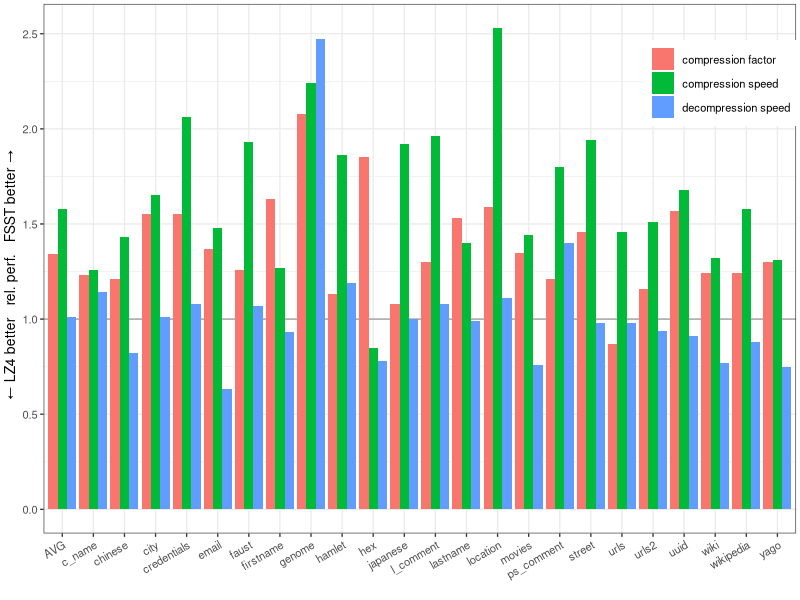
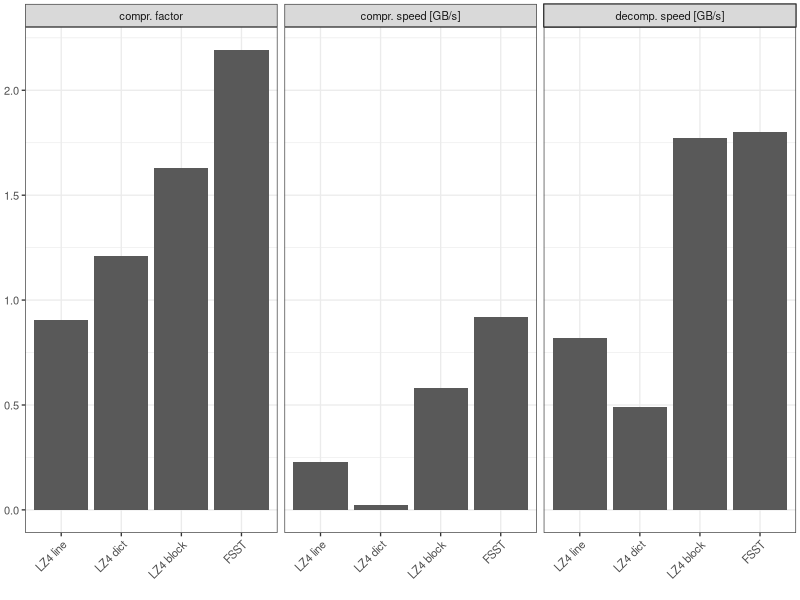
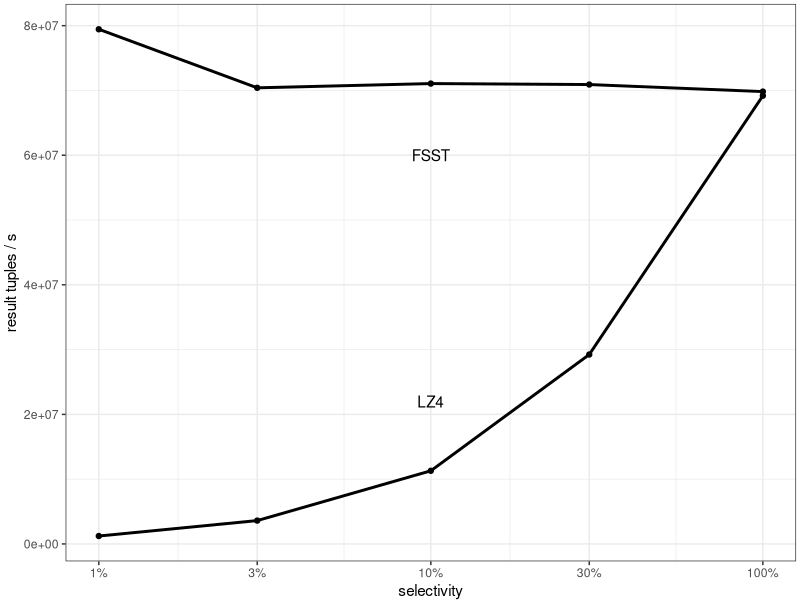
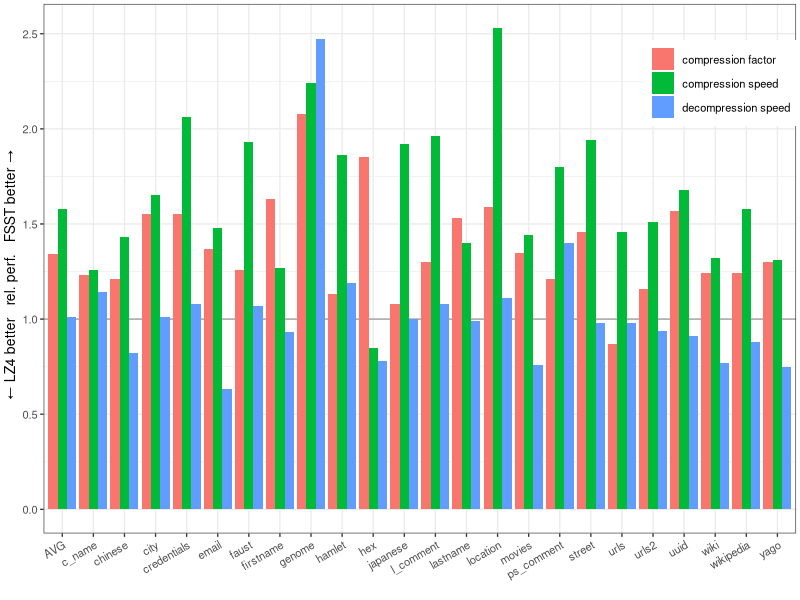
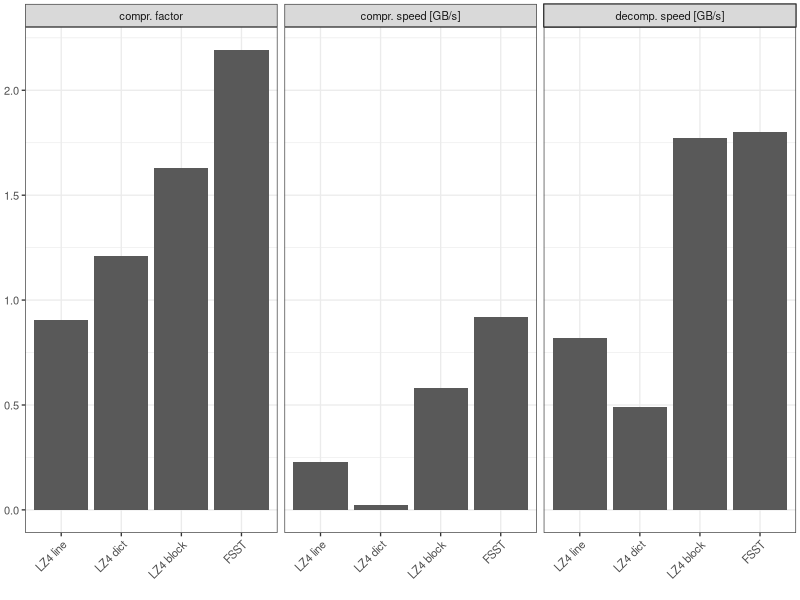
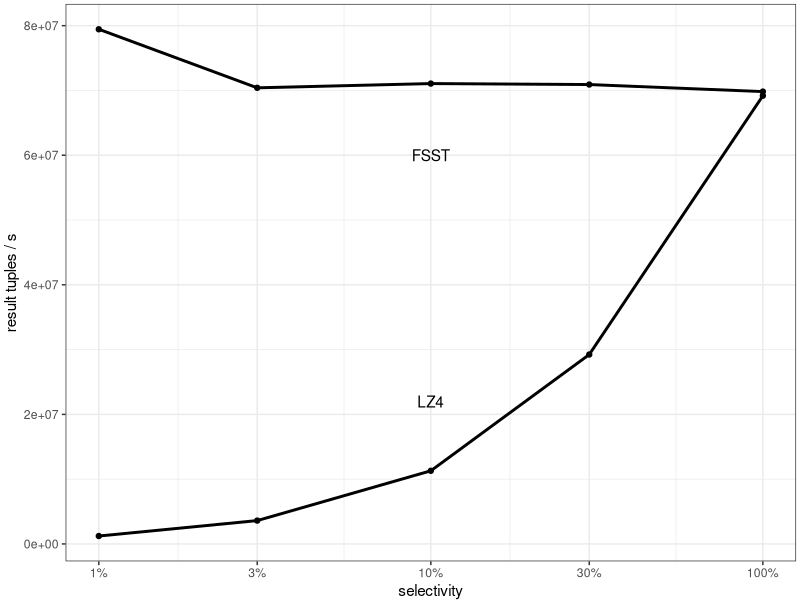

R code for these plots, in order:
## apt install libcairo2-dev
## install R packages: install.packages(c('ggplot2', 'sqldf', 'Cairo'))

library(ggplot2)
library(sqldf)
library(Cairo)

#### FSST vs LZ4 relative

d = read.table('results/FSST-vs-LZ4.csv', header = TRUE)
d = sqldf("
select file, \"solo.crate\" as value, 'compression factor' as metric from d
union all
select file, \"solo.cMB.s\", 'compression speed' from d
union all
select file, \"dMB.s\", 'decompression speed' from d
")
d2 = read.table('results/fullblock.csv', header = TRUE)
d2 = sqldf("select file, file||'\n('||round(\"FSST.brate\",2) ||' '|| round(\"FSST.bMB.s\"/1024,2) ||' '|| round(\"FSST.dMB.s\"/1024, 2)||')' as lbl from d2 file")
d = sqldf("select d.file, value, metric, lbl as file2 from d join d2 on  d.file = d2.file")
ggplot(aes(file, value/100, fill=metric), data=d) +
    geom_hline(yintercept=1, color = 'darkgrey') +
    geom_bar(stat="identity", position = "dodge") +
#    ggtitle('FSST vs. LZ4 in file mode') +
    xlab('') +
    ylab("← LZ4 better   rel. perf.   FSST better →   ") +
    theme_bw(10) +
    theme(plot.margin = unit(c(0.1,.1,0,.1), "cm")) +
    theme(axis.text.x = element_text(angle = 30, hjust = 1)) +
    theme(legend.title = element_blank()) +
#    theme(legend.background = element_blank()) +
    theme(legend.position = c(0.90, 0.85))
ggsave(filename = 'results/fsstvslz4.pdf', device = cairo_pdf, width=8, height=3.1)

#### FSST absolute
d = read.table('results/fullblock.csv', header = TRUE)
d = sqldf("select file, round(\"FSST.brate\",2) as factor, round(\"FSST.bMB.s\"/1024,2) as cspeed, round(\"FSST.dMB.s\"/1024, 2) as dspeed from d order by file")

#### line vs block

d = read.table('results/line.csv', header = TRUE)
d = sqldf("
select scheme, \"crate\" as value, 'compr. factor' as metric from d union all
select scheme, \"cMB.s\", 'compr. speed [GB/s]' from d union all
select scheme, \"dMB.s\", 'decomp. speed [GB/s]' from d")
d$scheme=ordered(d$scheme, levels=c('LZ4line','LZ4dict','LZ4','FSST'), labels=c('LZ4 line','LZ4 dict','LZ4 block','FSST'))
ggplot(aes(scheme, value, group=metric), data=d) +
    geom_bar(stat="identity", position = "dodge") +
    facet_grid(. ~ metric) +
    xlab('') +
    ylab('') +
#    ggtitle('individual strings vs. blocks [geomean]') +
    theme_bw(10) +
    theme(axis.title.y = element_blank()) +
    theme(axis.text.x = element_text(angle = 45, hjust = 1)) +
    theme(plot.margin = unit(c(0.1,.1,0,.1), "cm")) +
    theme(legend.position="none")
ggsave(filename = 'results/linevsblock.pdf', device = cairo_pdf, width=4, height=2)

### filtertest, selectivity

d = read.table('results/filter.csv', header = TRUE)
d = sqldf("
select sel, lz4 as value, 'LZ4' as scheme from d union all
select sel, fsst as value, 'FSST' as scheme from d")
ggplot(aes(sel, value*1000, group=scheme), data=d) +
    geom_line(size=1) +
    geom_point() +
    annotate("text", x = c(10,10), y = c(60e6, 22e6), label = c('FSST', 'LZ4')) +
    scale_y_continuous('result tuples / s') +
    scale_x_log10('selectivity', breaks=c(1,3,10,30,100), labels=c('1%','3%','10%','30%','100%'))+
#    ggtitle('tuple selection [geomean]') +
    theme_bw() +
    theme(plot.margin = unit(c(0.1,.1,0,.1), "cm")) +
    theme(legend.position="none")
ggsave(filename = 'results/filter.pdf', device = cairo_pdf, width=4, height=1.7)
